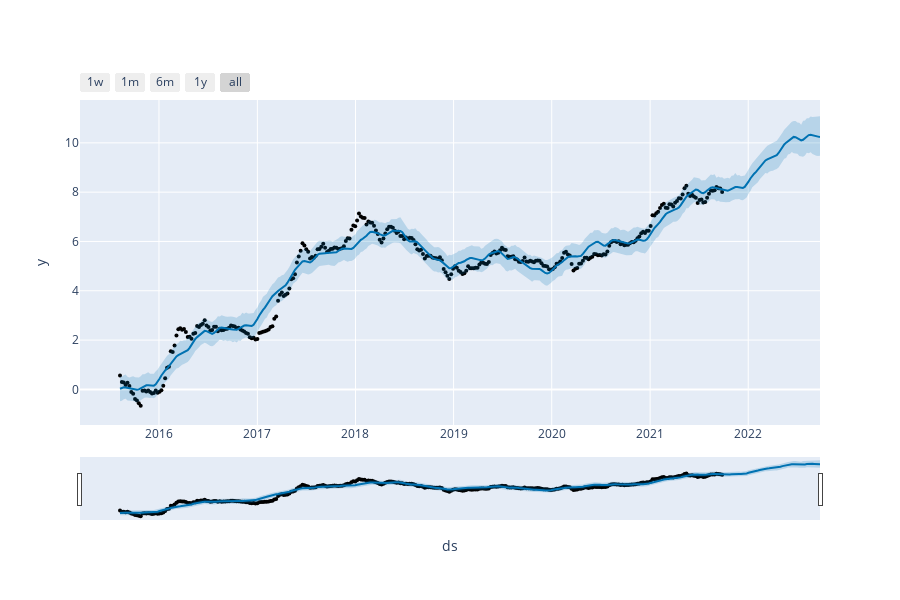

Notebook code cell kept with this figure:
### Code cell
from prophet.plot import plot_plotly, plot_components_plotly

plot_plotly(model, forecast)

### Figure 1 — Plotly figure (JSON) as saved in the notebook; plotly's stock layout.template omitted (floating-point values rounded to 4 significant figures; data arrays with more than 128 entries replaced by an {"elided": "..."} marker saying what was removed)
{"data": [{"marker": {"color": "black", "size": 4}, "mode": "markers", "name": "Actual", "type": "scatter", "x": {"elided": "321 str values"}, "y": {"elided": "321 float values"}}, {"hoverinfo": "skip", "line": {"width": 0}, "mode": "lines", "type": "scatter", "x": {"elided": "373 str values"}, "y": {"elided": "373 float values"}}, {"fill": "tonexty", "fillcolor": "rgba(0, 114, 178, 0.2)", "line": {"color": "#0072B2", "width": 2}, "mode": "lines", "name": "Predicted", "type": "scatter", "x": {"elided": "373 str values"}, "y": {"elided": "373 float values"}}, {"fill": "tonexty", "fillcolor": "rgba(0, 114, 178, 0.2)", "hoverinfo": "skip", "line": {"width": 0}, "mode": "lines", "type": "scatter", "x": {"elided": "373 str values"}, "y": {"elided": "373 float values"}}], "layout": {"height": 600, "showlegend": false, "width": 900, "xaxis": {"rangeselector": {"buttons": [{"count": 7, "label": "1w", "step": "day", "stepmode": "backward"}, {"count": 1, "label": "1m", "step": "month", "stepmode": "backward"}, {"count": 6, "label": "6m", "step": "month", "stepmode": "backward"}, {"count": 1, "label": "1y", "step": "year", "stepmode": "backward"}, {"step": "all"}]}, "rangeslider": {"visible": true}, "title": {"text": "ds"}, "type": "date"}, "yaxis": {"title": {"text": "y"}}}}
